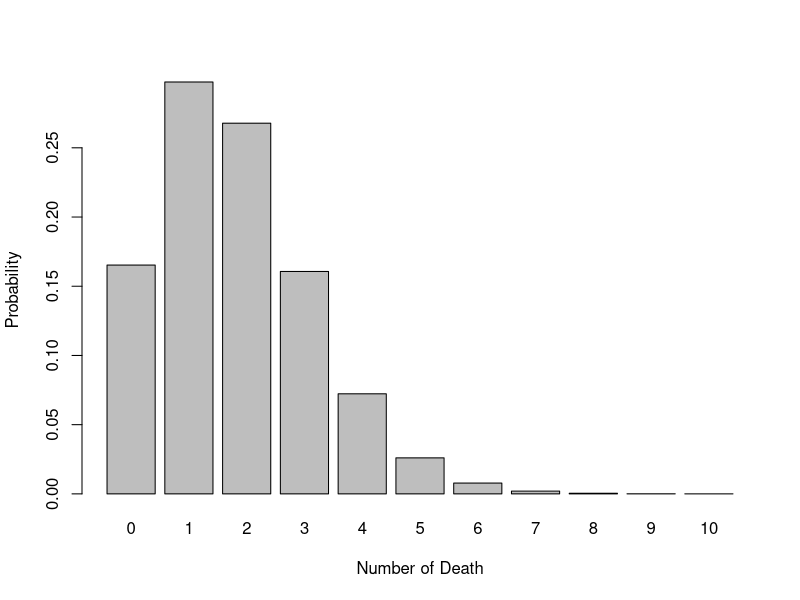
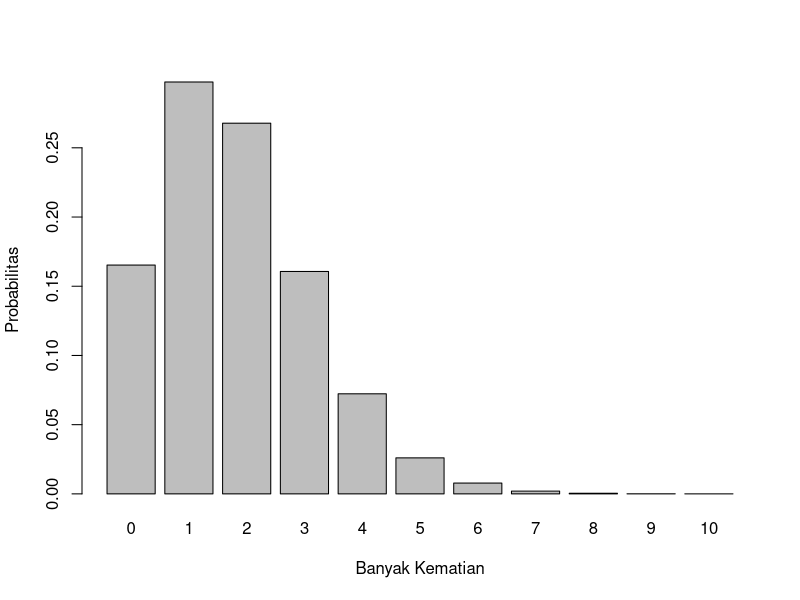

Reproduce these figures in R, in order.
# Author: Alfan Lukeyan Rizki - 5025211046
# Class: Probability and Statistics(C)
# Description: No. 2 - Modul I Probability Distribution

# Soal No.2
# Misalkan banyak kematian karena kanker tulang untuk seluruh pekerja di pabrik ban dalam 20 tahun ke depan adalah 1,8.

# a. Bagaimana pendistribusian banyak kematian karena kanker tulang? Tentukan distribusi dengan parameter yang sesuai.
# Penyelesaian  :
# Parameter
lambda <- 1.8
# Distribusi banyak kematian karena kanker tulang adalah distribusi Poisson dengan parameter λ = 1.8
# Berikut merupakan rumus distribusi Poisson P(X = x) = (e^(-λ) * λ^x) / x!

# b. Ada 4 kematian akibat kanker tulang yang dilaporkan di kalangan pekerja pabrik ban, apakah itu peristiwa yang tidak biasa? Hitung probabilitas berdasarkan distribusi yang telah dipilih.
# Penyelesaian  :
  # Parameter 
  qValue <- 4
  lambda <- 1.8
  # Calculate
  prob4 <- dpois(qValue, lambda)
  prob4

# c. Berapa peluang paling banyak 4 kematian akibat kanker tulang?
# Penyelesaian :
  # Parameter
  qValue <- 4
  lambda <- 1.8
  probLessThan4 <- ppois(qValue, lambda)
  probLessThan4
  
# d. Berapa peluang lebih dari 4 kematian akibat kanker tulang?
# Penyelesaian  :
  qValue <- 4
  lambda <- 1.8
  probLessThan4 <- ppois(qValue, lambda)
  probMoreThan4 <- 1 - probLessThan4
  probMoreThan4
  
  
# e. Berdasarkan distribusi yang telah dipilih, berapakah nilai harapan dan standar deviasi banyak kematian akibat kanker tulang untuk pekerja pabrik ban?
# Penyelesaian  :
  expectedValue <- lambda
  standardDeviation <- sqrt(lambda)
  cat("Nilai harapan = ",expectedValue," sedangkan, Nilai Standar deviasi = ", standardDeviation)
  
# f. Gambarkan histogram pendistribusian banyak banyak kematian akibat kanker tulang untuk pekerja pabrik ban.
# Penyelesaian
  xValue <- 0:10
  yValue <- dpois(xValue, lambda)
  barplot(yValue, names.arg=xValue, xlab="Number of Death", ylab="Probability")
  
# g. Gunakan simulasi untuk memeriksa hasil sebelumnya.
# Penyelesaian  :
  # Parameter
  lambda <- 1.8
  nSim <- 10000
  
  # Simulation
  set.seed(123)
  sim <- rpois(nSim, lambda)

  # h. Jelaskan banyak kematian akibat kanker tulang berdasarkan simulasi
  meanSim <- mean(sim)
  standardDeviationSim <- sd(sim)
  cat("h. Berdasarkan simulasi, nilai harapan banyak kematian akibat kanker tulang untuk pekerja pabrik ban adalah", meanSim, "dan standar deviasi adalah", standardDeviationSim, "\n")
  
  # Bandingkan jawaban pada pertanyaan 2d dengan hasil simulasi
  probMoreThan4Sim <- sum(sim > 4) / nSim
  cat("Peluang lebih dari 4 kematian akibat kanker tulang berdasarkan simulasi adalah", probMoreThan4Sim, "\n")

barplot(yValue, names.arg=xValue, xlab="Banyak Kematian", ylab="Probabilitas")